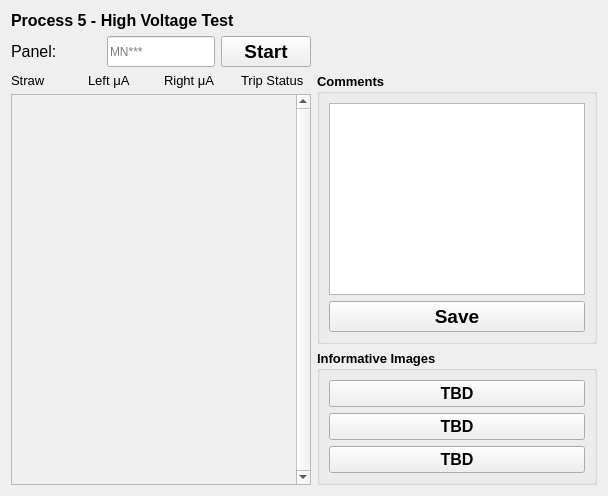
              <widget class="QWidget" name="p5HV">
               <layout class="QGridLayout" name="gridLayout_58">
                <item row="0" column="0">
                 <layout class="QGridLayout" name="gridLayout_56">
                  <item row="0" column="0" colspan="3">
                   <widget class="QLabel" name="label_36">
                    <property name="sizePolicy">
                     <sizepolicy hsizetype="Maximum" vsizetype="Maximum">
                      <horstretch>0</horstretch>
                      <verstretch>0</verstretch>
                     </sizepolicy>
                    </property>
                    <property name="font">
                     <font>
                      <pointsize>12</pointsize>
                      <weight>75</weight>
                      <bold>true</bold>
                     </font>
                    </property>
                    <property name="text">
                     <string>Process 5 - High Voltage Test</string>
                    </property>
                   </widget>
                  </item>
                  <item row="1" column="0">
                   <widget class="QLabel" name="label_145">
                    <property name="font">
                     <font>
                      <pointsize>12</pointsize>
                     </font>
                    </property>
                    <property name="text">
                     <string>Panel:</string>
                    </property>
                   </widget>
                  </item>
                  <item row="1" column="1">
                   <widget class="QLineEdit" name="panelInput5">
                    <property name="sizePolicy">
                     <sizepolicy hsizetype="Preferred" vsizetype="Preferred">
                      <horstretch>0</horstretch>
                      <verstretch>0</verstretch>
                     </sizepolicy>
                    </property>
                    <property name="text">
                     <string/>
                    </property>
                    <property name="maxLength">
                     <number>5</number>
                    </property>
                    <property name="placeholderText">
                     <string>MN***</string>
                    </property>
                   </widget>
                  </item>
                  <item row="1" column="2">
                   <widget class="QPushButton" name="startButton5">
                    <property name="sizePolicy">
                     <sizepolicy hsizetype="Preferred" vsizetype="Preferred">
                      <horstretch>0</horstretch>
                      <verstretch>0</verstretch>
                     </sizepolicy>
                    </property>
                    <property name="font">
                     <font>
                      <pointsize>14</pointsize>
                      <weight>75</weight>
                      <bold>true</bold>
                     </font>
                    </property>
                    <property name="text">
                     <string>Start</string>
                    </property>
                   </widget>
                  </item>
                 </layout>
                </item>
                <item row="1" column="0">
                 <layout class="QGridLayout" name="gridLayout_57">
                  <item row="0" column="0">
                   <layout class="QGridLayout" name="gridLayout_55">
                    <item row="0" column="0">
                     <widget class="QLabel" name="label_37">
                      <property name="font">
                       <font>
                        <pointsize>10</pointsize>
                       </font>
                      </property>
                      <property name="text">
                       <string>Straw</string>
                      </property>
                     </widget>
                    </item>
                    <item row="0" column="1">
                     <widget class="QLabel" name="label_38">
                      <property name="font">
                       <font>
                        <pointsize>10</pointsize>
                       </font>
                      </property>
                      <property name="text">
                       <string>Left μA</string>
                      </property>
                     </widget>
                    </item>
                    <item row="0" column="2">
                     <widget class="QLabel" name="label_39">
                      <property name="font">
                       <font>
                        <pointsize>10</pointsize>
                       </font>
                      </property>
                      <property name="text">
                       <string>Right μA</string>
                      </property>
                     </widget>
                    </item>
                    <item row="0" column="3">
                     <widget class="QLabel" name="label_40">
                      <property name="font">
                       <font>
                        <pointsize>10</pointsize>
                       </font>
                      </property>
                      <property name="text">
                       <string>Trip Status</string>
                      </property>
                     </widget>
                    </item>
                   </layout>
                  </item>
                  <item row="1" column="0">
                   <widget class="QScrollArea" name="scrollAreaHV">
                    <property name="enabled">
                     <bool>true</bool>
                    </property>
                    <property name="minimumSize">
                     <size>
                      <width>300</width>
                      <height>0</height>
                     </size>
                    </property>
                    <property name="font">
                     <font>
                      <pointsize>10</pointsize>
                     </font>
                    </property>
                    <property name="layoutDirection">
                     <enum>Qt::LeftToRight</enum>
                    </property>
                    <property name="lineWidth">
                     <number>1</number>
                    </property>
                    <property name="verticalScrollBarPolicy">
                     <enum>Qt::ScrollBarAlwaysOn</enum>
                    </property>
                    <property name="sizeAdjustPolicy">
                     <enum>QAbstractScrollArea::AdjustToContents</enum>
                    </property>
                    <property name="widgetResizable">
                     <bool>true</bool>
                    </property>
                    <widget class="QWidget" name="scrollContents">
                     <property name="geometry">
                      <rect>
                       <x>0</x>
                       <y>0</y>
                       <width>281</width>
                       <height>28</height>
                      </rect>
                     </property>
                    </widget>
                   </widget>
                  </item>
                 </layout>
                </item>
                <item row="1" column="1">
                 <layout class="QGridLayout" name="gridLayout_53">
                  <item row="0" column="0">
                   <widget class="QGroupBox" name="commentBoxLayout_4">
                    <property name="font">
                     <font>
                      <pointsize>10</pointsize>
                      <weight>75</weight>
                      <bold>true</bold>
                     </font>
                    </property>
                    <property name="title">
                     <string>Comments</string>
                    </property>
                    <layout class="QGridLayout" name="gridLayout_52">
                     <item row="0" column="0">
                      <widget class="QPlainTextEdit" name="commentBox5">
                       <property name="font">
                        <font>
                         <pointsize>12</pointsize>
                        </font>
                       </property>
                      </widget>
                     </item>
                     <item row="1" column="0">
                      <widget class="QPushButton" name="pro5CommentSaveButton">
                       <property name="sizePolicy">
                        <sizepolicy hsizetype="Preferred" vsizetype="Preferred">
                         <horstretch>0</horstretch>
                         <verstretch>0</verstretch>
                        </sizepolicy>
                       </property>
                       <property name="font">
                        <font>
                         <pointsize>14</pointsize>
                         <weight>75</weight>
                         <bold>true</bold>
                        </font>
                       </property>
                       <property name="text">
                        <string>Save</string>
                       </property>
                       <attribute name="buttonGroup">
                        <string notr="true">saveButtons</string>
                       </attribute>
                      </widget>
                     </item>
                    </layout>
                   </widget>
                  </item>
                  <item row="1" column="0">
                   <widget class="QGroupBox" name="images">
                    <property name="font">
                     <font>
                      <pointsize>10</pointsize>
                      <weight>75</weight>
                      <bold>true</bold>
                     </font>
                    </property>
                    <property name="title">
                     <string>Informative Images</string>
                    </property>
                    <layout class="QGridLayout" name="gridLayout_54">
                     <item row="0" column="0">
                      <widget class="QPushButton" name="picfour1_3">
                       <property name="sizePolicy">
                        <sizepolicy hsizetype="Preferred" vsizetype="Preferred">
                         <horstretch>0</horstretch>
                         <verstretch>0</verstretch>
                        </sizepolicy>
                       </property>
                       <property name="font">
                        <font>
                         <pointsize>12</pointsize>
                        </font>
                       </property>
                       <property name="text">
                        <string>TBD</string>
                       </property>
                      </widget>
                     </item>
                     <item row="1" column="0">
                      <widget class="QPushButton" name="picfour3_3">
                       <property name="sizePolicy">
                        <sizepolicy hsizetype="Preferred" vsizetype="Preferred">
                         <horstretch>0</horstretch>
                         <verstretch>0</verstretch>
                        </sizepolicy>
                       </property>
                       <property name="font">
                        <font>
                         <pointsize>12</pointsize>
                        </font>
                       </property>
                       <property name="text">
                        <string>TBD</string>
                       </property>
                      </widget>
                     </item>
                     <item row="2" column="0">
                      <widget class="QPushButton" name="picfour2_3">
                       <property name="sizePolicy">
                        <sizepolicy hsizetype="Preferred" vsizetype="Preferred">
                         <horstretch>0</horstretch>
                         <verstretch>0</verstretch>
                        </sizepolicy>
                       </property>
                       <property name="font">
                        <font>
                         <pointsize>12</pointsize>
                        </font>
                       </property>
                       <property name="text">
                        <string>TBD</string>
                       </property>
                      </widget>
                     </item>
                    </layout>
                   </widget>
                  </item>
                 </layout>
                </item>
               </layout>
              </widget>
